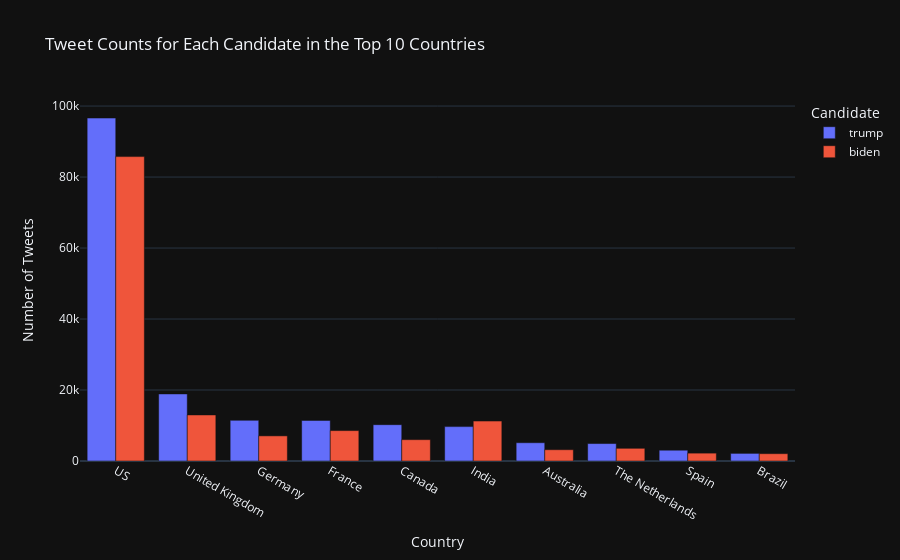

The notebook cell this image was saved under:
### Code cell
# the number of tweets done for each 
# candidate by all the countries. 
tweet_df = data.groupby(['country', 'candidate'])['tweet'].count().sort_values(ascending=False).reset_index()

# Candidate for top 10 country tweet 
tweeters = tweet_df[tweet_df['country'].isin(top10countries.country)] 

# Plot for tweet counts for each candidate 
# in the top 10 countries 
fig = px.bar(tweeters, x='country', y='tweet', color='candidate', 
			labels={'country': 'Country', 'tweet': 'Number of Tweets', 
					'candidate': 'Candidate'}, 
			title='Tweet Counts for Each Candidate in the Top 10 Countries', 
			template='plotly_dark', 
			barmode='group') 

# Show the chart 
fig.show()

### Figure 1 — Plotly figure (JSON) as saved in the notebook; plotly's stock layout.template omitted (floating-point values rounded to 4 significant figures)
{"data": [{"alignmentgroup": "True", "hovertemplate": "Candidate=trump<br>Country=%{x}<br>Number of Tweets=%{y}<extra></extra>", "legendgroup": "trump", "marker": {"color": "#636efa", "pattern": {"shape": ""}}, "name": "trump", "offsetgroup": "trump", "orientation": "v", "showlegend": true, "textposition": "auto", "type": "bar", "x": ["US", "United Kingdom", "Germany", "France", "Canada", "India", "Australia", "The Netherlands", "Spain", "Brazil"], "xaxis": "x", "y": [96622, 18896, 11457, 11432, 10239, 9688, 5149, 4915, 3040, 2148], "yaxis": "y"}, {"alignmentgroup": "True", "hovertemplate": "Candidate=biden<br>Country=%{x}<br>Number of Tweets=%{y}<extra></extra>", "legendgroup": "biden", "marker": {"color": "#EF553B", "pattern": {"shape": ""}}, "name": "biden", "offsetgroup": "biden", "orientation": "v", "showlegend": true, "textposition": "auto", "type": "bar", "x": ["US", "United Kingdom", "India", "France", "Germany", "Canada", "The Netherlands", "Australia", "Spain", "Brazil"], "xaxis": "x", "y": [85760, 12973, 11243, 8564, 7077, 6011, 3576, 3181, 2214, 2063], "yaxis": "y"}], "layout": {"autosize": true, "barmode": "group", "legend": {"title": {"text": "Candidate"}, "tracegroupgap": 0}, "title": {"text": "Tweet Counts for Each Candidate in the Top 10 Countries"}, "xaxis": {"anchor": "y", "autorange": true, "domain": [0, 1], "range": [-0.5, 9.5], "title": {"text": "Country"}, "type": "category"}, "yaxis": {"anchor": "x", "autorange": true, "domain": [0, 1], "range": [0, 101700.0], "title": {"text": "Number of Tweets"}, "type": "linear"}}}
